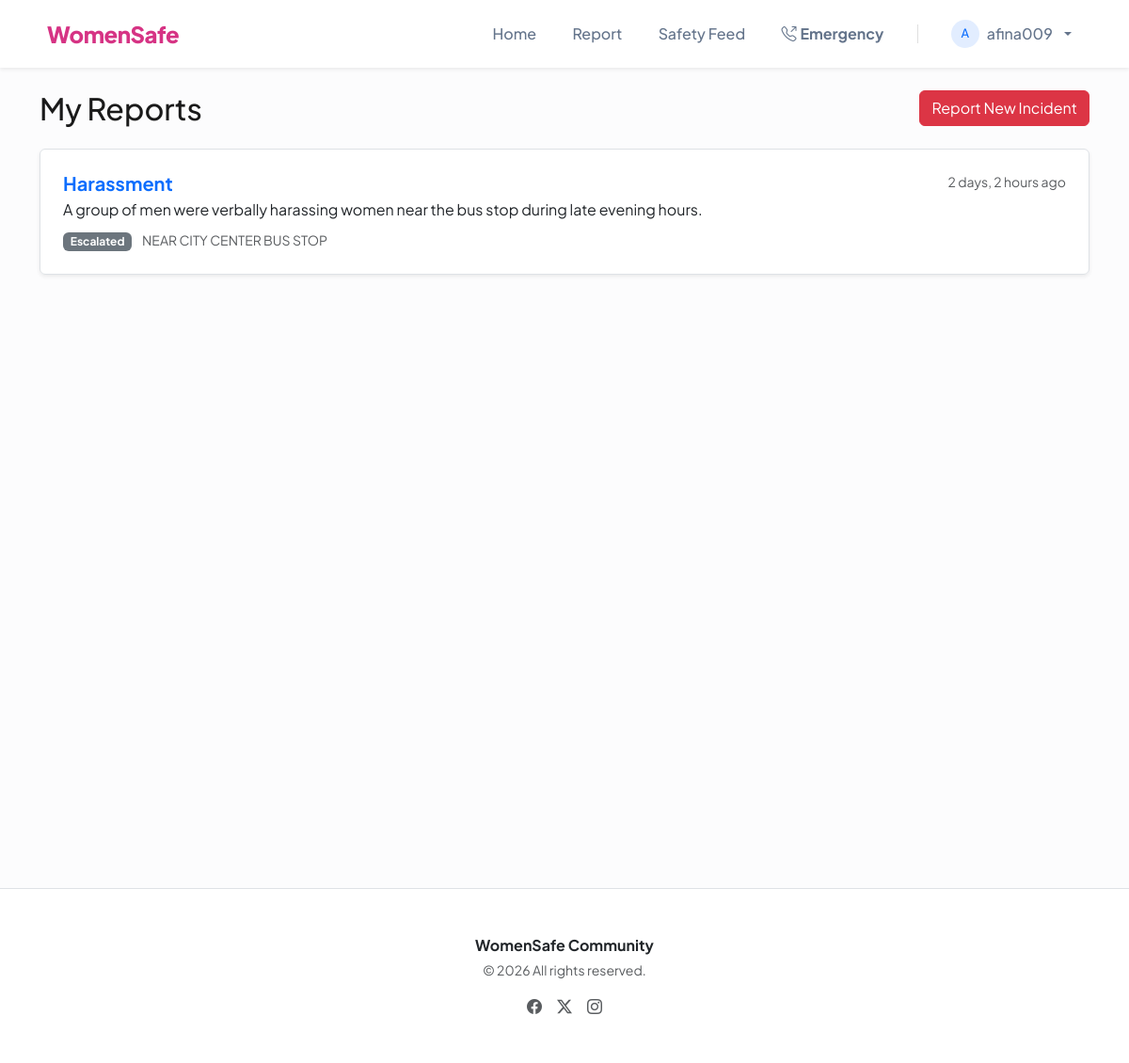
The app's page /reports/my-reports/ (signed in) with its own data.
### accounts/models.py (models this page shows, shortened)
class User(AbstractUser):
    is_moderator = models.BooleanField(default=False, help_text="Designates whether this user can moderate reports.")
    phone_number = models.CharField(max_length=15, blank=True, null=True)

### reports/models.py (models this page shows, shortened)
class Report(models.Model):
    CATEGORY_CHOICES = [
        ('harassment', 'Harassment'),
        ('domestic_violence', 'Domestic Violence'),
        ('unsafe_area', 'Unsafe Zone'),
        ('suspicious_activity', 'Suspicious Activity'),
        ('emergency', 'Emergency/SOS'),
        ('other', 'Other'),
    ]
    STATUS_CHOICES = [
        ('submitted', 'Submitted'),
        ('under_review', 'Under Review'),
        ('responded', 'Responded'),
        ('escalated', 'Escalated'),
        ('resolved', 'Resolved'),
        ('rejected', 'Rejected'),
    ]
    user = models.ForeignKey(settings.AUTH_USER_MODEL, on_delete=models.SET_NULL, null=True, blank=True, related_name='reports')
    category = models.CharField(max_length=50, choices=CATEGORY_CHOICES)
    description = models.TextField()
    location_text = models.CharField(max_length=255, help_text="e.g., Near City Center Bus Stop")
    location_lat = models.DecimalField(max_digits=9, decimal_places=6, null=True, blank=True)
    location_lng = models.DecimalField(max_digits=9, decimal_places=6, null=True, blank=True)
    is_anonymous = models.BooleanField(default=False, help_text="If checked, your identity will be hidden from moderators.")
    status = models.CharField(max_length=20, choices=STATUS_CHOICES, default='submitted')
    created_at = models.DateTimeField(auto_now_add=True)
    updated_at = models.DateTimeField(auto_now=True)

### reports/views.py (the view)
# urls.py: path('my-reports/', views.report_list, name='report_list'),
@login_required
def report_list(request):
    reports = Report.objects.filter(user=request.user).order_by('-created_at')
    return render(request, 'reports/report_list.html', {'reports': reports})

### templates/reports/report_list.html (shortened to what this page needs)
{% extends 'base.html' %}
{% block content %}
<div class="row mb-3">
    <div class="col-md-9">
        <h2>My Reports</h2>
    </div>
    <div class="col-md-3 text-end">
        <a href="{% url 'create_report' %}" class="btn btn-danger">Report New Incident</a>
    </div>
</div>
{% if reports %}
<div class="list-group shadow-sm">
    {% for report in reports %}
    <a href="{% url 'report_detail' report.pk %}" class="list-group-item list-group-item-action p-4">
        <div class="d-flex w-100 justify-content-between">
            <h5 class="mb-1 text-primary fw-bold">{{ report.get_category_display }}</h5>
            <small class="text-muted">{{ report.created_at|timesince }} ago</small>
        </div>
        <p class="mb-1">{{ report.description|truncatewords:20 }}</p>
        <div class="mt-2">
            <span class="badge bg-secondary">{{ report.get_status_display }}</span>
            <small class="text-muted text-uppercase ms-2">{{ report.location_text }}</small>
        </div>
    </a>
    {% endfor %}
</div>
{% else %}
<div class="alert alert-light text-center py-5">
    <h4>No reports found.</h4>
    <p class="text-muted">You haven't submitted any reports yet.</p>
    <a href="{% url 'create_report' %}" class="btn btn-primary mt-3">Submit a Report</a>
</div>
{% endif %}
{% endblock %}

### templates/base.html (shortened to what this page needs)
<!DOCTYPE html>
<html lang="en">
<head>
    <link href="https://cdn.jsdelivr.net/npm/bootstrap@5.3.0/dist/css/bootstrap.min.css" rel="stylesheet">
    <link href="https://cdn.jsdelivr.net/npm/bootstrap-icons@1.11.0/font/bootstrap-icons.css" rel="stylesheet">
</head>
<body>
    <nav class="navbar navbar-expand-lg navbar-light bg-white sticky-top shadow-sm">
        <div class="container">
            <a class="navbar-brand d-flex align-items-center" href="/">
                WomenSafe
            </a>
            <div class="collapse navbar-collapse" id="navbarNav">
                <ul class="navbar-nav ms-auto align-items-center">
                    <li class="nav-item">
                        <a class="nav-link {% if request.path == '/' %}active{% endif %}" href="/">Home</a>
                    </li>
                    <li class="nav-item">
                        <a class="nav-link {% if 'create' in request.path %}active{% endif %}" href="{% url 'create_report' %}">Report</a>
                    </li>
                    <li class="nav-item">
                        <a class="nav-link {% if 'awareness' in request.path %}active{% endif %}" href="{% url 'awareness_feed' %}">Safety Feed</a>
                    </li>
                    <li class="nav-item">
                        <a class="nav-link text-danger fw-bold {% if 'emergency' in request.path %}active{% endif %}" href="{% url 'emergency_contacts' %}">
                            <i class="bi bi-telephone-outbound me-1"></i>Emergency
                        </a>
                    </li>
                    {% if user.is_authenticated %}
                        <li class="nav-item dropdown">
                            <a class="nav-link dropdown-toggle d-flex align-items-center gap-2" href="#" id="userDropdown" role="button" data-bs-toggle="dropdown">
                                <div class="bg-soft-primary rounded-circle d-flex align-items-center justify-content-center" style="width: 30px; height: 30px; font-size: 0.8rem;">
                                    {{ user.username|slice:":1"|upper }}
                                </div>
                                {{ user.username }}
                            </a>
                        </li>
                    {% endif %}
                </ul>
            </div>
        </div>
    </nav>
    <main class="container mt-4 min-vh-100">
        {% block content %}{% endblock %}
    </main>
    <footer class="bg-white py-5 mt-5 border-top">
        <div class="container text-center">
            <p class="text-dark fw-bold mb-1">WomenSafe Community</p>
            <p class="text-muted small">&copy; {% now "Y" %} All rights reserved.</p>
            <div class="d-flex justify-content-center gap-3 mt-3">
                <a href="#" class="text-muted"><i class="bi bi-facebook"></i></a>
                <a href="#" class="text-muted"><i class="bi bi-twitter-x"></i></a>
                <a href="#" class="text-muted"><i class="bi bi-instagram"></i></a>
            </div>
        </div>
    </footer>
</body>
</html>

### templates/base.html (style rules this page uses)
:root { --ws-pink: #d63384; --ws-pink-hover: #bc2a71; --ws-light-pink: #fdf2f8; }
body { font-family: 'Plus Jakarta Sans', sans-serif; background-color: #fcfcfd; color: #1a1a1a; }
.navbar { padding: 0.8rem 0; transition: all 0.3s ease; }
.navbar-brand { font-weight: 800; letter-spacing: -0.5px; color: var(--ws-pink) !important; font-size: 1.5rem; }
.nav-link { font-weight: 500; color: #64748b !important; padding: 0.5rem 1.2rem !important; border-radius: 8px; transition: all 0.2s ease; position: relative; }
.bg-soft-primary { background-color: rgba(13, 110, 253, 0.12) !important; color: #0d6efd !important; }

### records on screen
User: username "A", username "afina009"
Report: category "Harassment", created_at "2 days, 2 hours", description "A group of men were verbally harassing women near the bus stop during late evening hours.", status "Escalated", location_text "NEAR CITY CENTER BUS STOP"
